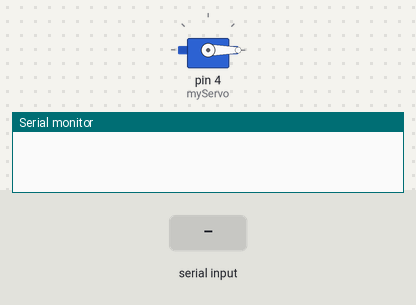
The sketch below on a simulated Arduino Uno, built with avr-gcc and run on an emulated ATmega328P. On the bench: servo, the last lines printed to the serial monitor. The inputs (shaded band) are chosen by the test bench.

Above: at 1.2 s.
1.3 s: "100\n" received over Serial
At 2.3 s:
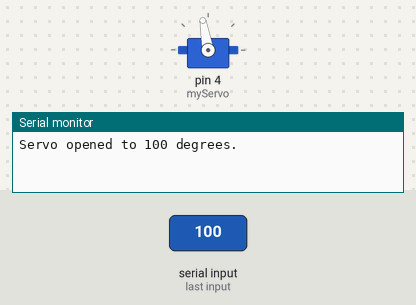
Timing chart, 0 to 8.8 s (numbered marks = the images above; inputs shaded):
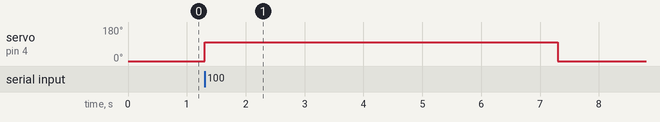

The sketch:

sketch_feb3a.ino
```cpp
#include <Servo.h>

Servo myServo; // إنشاء كائن لمحرك السيرفو
int angle = 0; // زاوية المحرك

void setup() {
    Serial.begin(9600); // بدء الاتصال التسلسلي
    myServo.attach(4);  // توصيل المحرك على المنفذ 9
    myServo.write(angle); // ضبط الزاوية الافتراضية
}

void loop() {
    if (Serial.available() > 0) {
        int newAngle = Serial.parseInt(); // قراءة الرقم القادم من بايثون
        if (newAngle == 100) {  // إذا كان الأمر 100، افتح الباب وانتظر 6 ثوانٍ
            myServo.write(100);
            Serial.println("Servo opened to 100 degrees.");
            delay(6000);  // انتظر 6 ثوانٍ
            myServo.write(0);  // أعد الباب إلى 0 درجة
            Serial.println("Servo closed to 0 degrees.");
        }
    }
}
```

Measured:
- after the input at 1.3 s, servo on pin 4 (myServo): 0° → 100° at once, → 0° 6.0 s later
